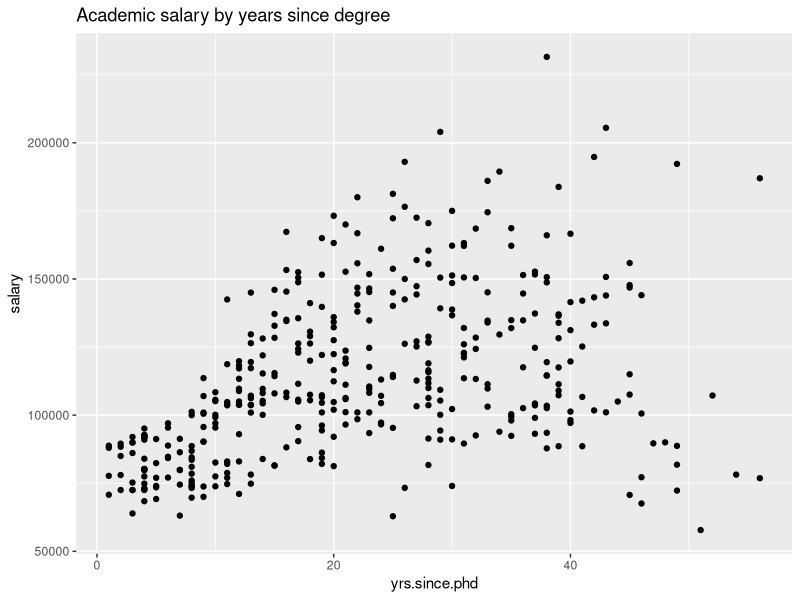
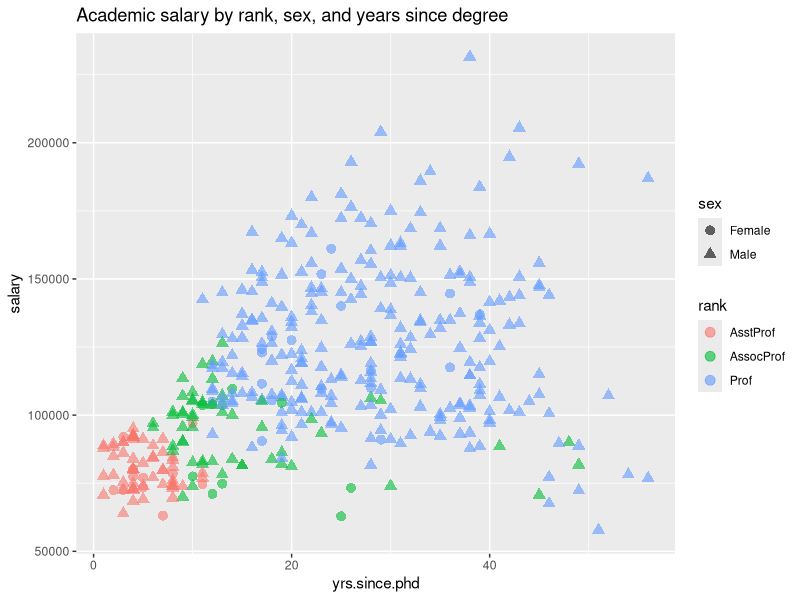
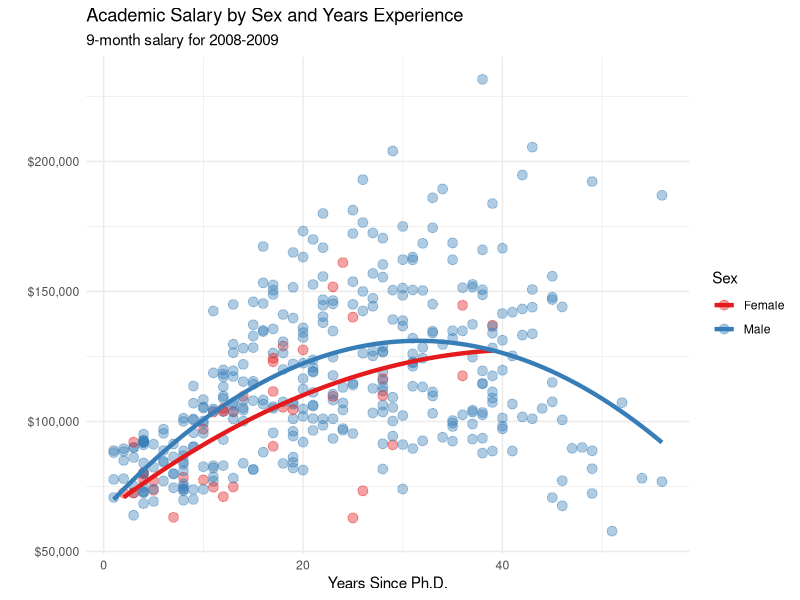
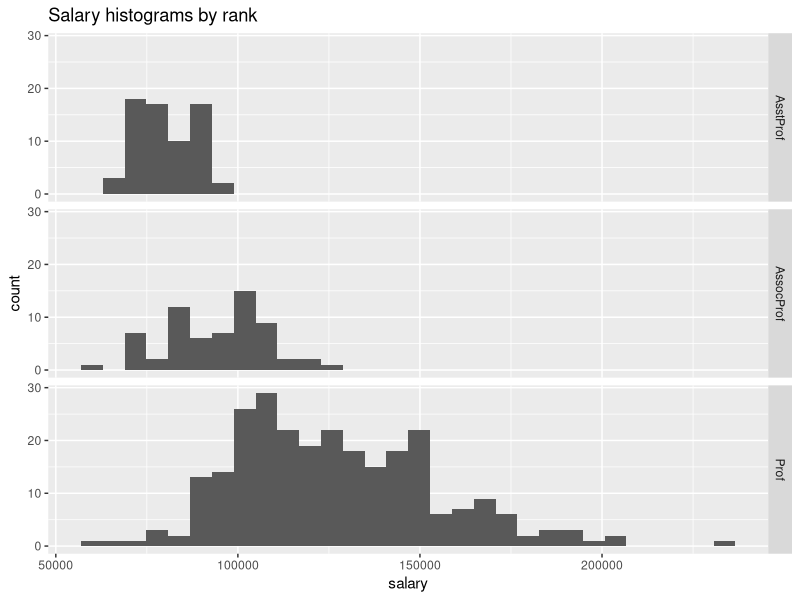
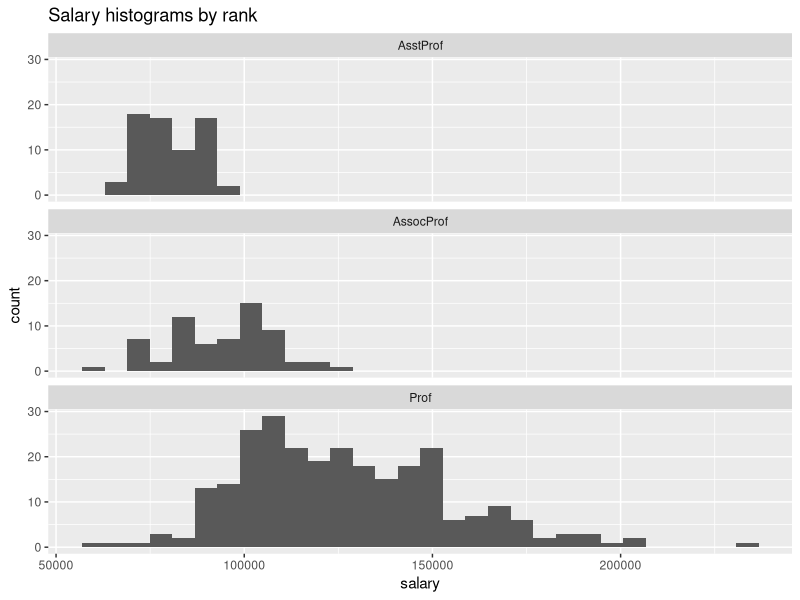

Reproduce these figures in R, in order. (Note: this script raises an error after producing the figures.)
## ---- chunk 1
knitr::opts_chunk$set(echo = TRUE)
## ---- chunk 2
library(ggplot2)
data(Salaries, package = "carData")

# plot experience vs. salary
ggplot(
  Salaries,
  aes(x = yrs.since.phd, y = salary)
) +
  geom_point() +
  labs(title = "Academic salary by years since degree")
## ---- chunk 3
# plot experience vs. salary
# (color represents rank, shape represents sex)
ggplot(Salaries, aes(
  x = yrs.since.phd,
  y = salary,
  color = rank,
  shape = sex
)) +
  geom_point(size = 3, alpha = .6) +
  labs(title = "Academic salary by rank, sex, and years since degree")
## ---- chunk 4
library(ggplot2)
data(Salaries, package = "carData")

# plot experience vs. salary
# (color represents rank and size represents service)
# write your answer here
## ---- chunk 5
# plot experience vs. salary with
# fit lines (color represents sex)
ggplot(
  Salaries,
  aes(
    x = yrs.since.phd,
    y = salary,
    color = sex
  )
) +
  geom_point(
    alpha = .4,
    size = 3
  ) +
  geom_smooth(
    se = FALSE,
    method = "lm",
    formula = y ~ poly(x, 2),
    linewidth = 1.5
  ) +
  labs(
    x = "Years Since Ph.D.",
    title = "Academic Salary by Sex and Years Experience",
    subtitle = "9-month salary for 2008-2009",
    y = "",
    color = "Sex"
  ) +
  scale_y_continuous(label = scales::dollar) +
  scale_color_brewer(palette = "Set1") +
  theme_minimal()
## ---- chunk 6
# plot salary histograms by rank
ggplot(Salaries, aes(x = salary)) +
  geom_histogram() +
  facet_grid(rank ~ .) +
  labs(title = "Salary histograms by rank")
## ---- chunk 7
# plot salary histograms by rank
ggplot(Salaries, aes(x = salary)) +
  geom_histogram() +
  facet_wrap(~rank, ncol = 1) +
  labs(title = "Salary histograms by rank")
## ---- chunk 8
knitr::include_graphics("position-facets.png")
## ---- chunk 9
# plot salary histograms by rank and sex
# write your answer here
## ---- chunk 10
# plot salary by years of experience by sex and discipline
ggplot(
  Salaries,
  aes(x = yrs.since.phd, y = salary, color = sex)
) +
  geom_point() +
  geom_smooth(
    method = "lm",
    se = FALSE
  ) +
  facet_wrap(~discipline,
    ncol = 1
  )
## ---- chunk 11
# plot salary by years of experience by sex and discipline
ggplot(Salaries, aes(
  x = yrs.since.phd,
  y = salary,
  color = sex
)) +
  geom_point(
    size = 2,
    alpha = .5
  ) +
  geom_smooth(
    method = "lm",
    se = FALSE,
    linewidth = 1.5
  ) +
  facet_wrap(
    ~ factor(discipline,
      labels = c("Theoretical", "Applied")
    ),
    ncol = 1
  ) +
  scale_y_continuous(labels = scales::dollar) +
  theme_minimal() +
  scale_color_brewer(palette = "Set1") +
  labs(
    title = paste0(
      "Relationship of salary and years ",
      "since degree by sex and discipline"
    ),
    subtitle = "9-month salary for 2008-2009",
    color = "Gender",
    x = "Years since Ph.D.",
    y = "Academic Salary"
  )
## ---- chunk 12
# plot life expectancy by year separately
# for each country in the Americas
data(gapminder, package = "gapminder")

# Select the Americas data
plotdata <- dplyr::filter(
  gapminder,
  continent == "Americas"
)

# plot life expectancy by year, for each country
ggplot(plotdata, aes(x = year, y = lifeExp)) +
  geom_line(color = "grey") +
  geom_point(color = "blue") +
  facet_wrap(~country) +
  theme_minimal(base_size = 9) +
  theme(axis.text.x = element_text(
    angle = 45,
    hjust = 1
  )) +
  labs(
    title = "Changes in Life Expectancy",
    x = "Year",
    y = "Life Expectancy"
  )
## ---- chunk 13
# Data: numeric variables of the native mtcars dataset
data <- mtcars[, c(1, 3:6)]

# Plot
plot(data, pch = 20, cex = 1, col = "#69b3a2")
## ---- chunk 14
# install.packages("GGally")
library(GGally)


data <- data.frame(
  var1 = 1:100 + rnorm(100, sd = 20),
  var2 = 1:100 + rnorm(100, sd = 27),
  var3 = rep(1, 100) + rnorm(100, sd = 1)
)
data$var4 <- data$var1**2
data$var5 <- -(data$var1**2)

p <- ggpairs(data, title = "correlogram with ggpairs()")
p
## ---- chunk 15
library(GGally)

data <- data.frame(
  var1 = 1:100 + rnorm(100, sd = 20),
  var2 = 1:100 + rnorm(100, sd = 27),
  var3 = rep(1, 100) + rnorm(100, sd = 1)
)
data$var4 <- data$var1**2
data$var5 <- -(data$var1**2)

ggcorr(data)
## ---- chunk 16
library(GGally)
library(ggplot2)

ggpairs(iris)
## ---- chunk 17
# write your code here to draw plot(1,1) of ggpairs;


# writr your code here to draw plot(2,1) of ggpairs;
## ---- chunk 18
# ggpairs(iris, mapping = aes(col=Species))

# ggpairs(iris, mapping = aes(col=Species),columns = 1:4)

# ggpairs(iris, mapping = aes(col=Species),columns = 1:4,upper = list(continuous = "points"))

# ggpairs(iris, mapping = aes(col=Species),columns = 1:4,upper = list(continuous = "points"),legend = 1)

ggpairs(iris, mapping = aes(col = Species), columns = 1:4, upper = list(continuous = "points"), legend = 2, progress = F)
## ---- chunk 19
# loading package
library(GGally)

# Data set is provided by R natively
data <- iris

# Plot
ggparcoord(data, columns = 1:4, groupColumn = 5)

# Why groupColumn = 5?
## ---- chunk 20
# Loading packages
# install.packages("viridis")
library(GGally)
library(viridis)

# Data set is provided by R natively
data <- iris

# Plot
ggparcoord(data,
  columns = 1:4,
  groupColumn = 5,
  order = "anyClass",
  showPoints = TRUE,
  title = "Parallel Coordinate Plot for the Iris Data",
  alphaLines = 0.3
) +
  scale_color_viridis(discrete = TRUE) +
  theme_minimal()
## ---- chunk 21
# Libraries
library(GGally)
library(dplyr)

# Data set is provided by R natively
data <- iris

data <- data %>% arrange(desc(Species))

# Plot
ggparcoord(data,
  columns = 1:4,
  groupColumn = 5,
  order = "anyClass",
  showPoints = TRUE,
  title = "",
  alphaLines = 1
) +
  theme(
    legend.position = "top",
    plot.title = element_text(size = 10)
  ) +
  xlab("")

# modify above code to highlight the line of setosa in green
## ---- chunk 22
library(scales)
mycolor1 <- brewer_pal(type = "seq", palette = "Set2")(nlevels(iris$Species))
mycolor2 <- viridis_pal()(9)
show_col(mycolor1)


show_col(viridis_pal()(9))

show_col(hue_pal()(16))


library(RColorBrewer)
display.brewer.all()
